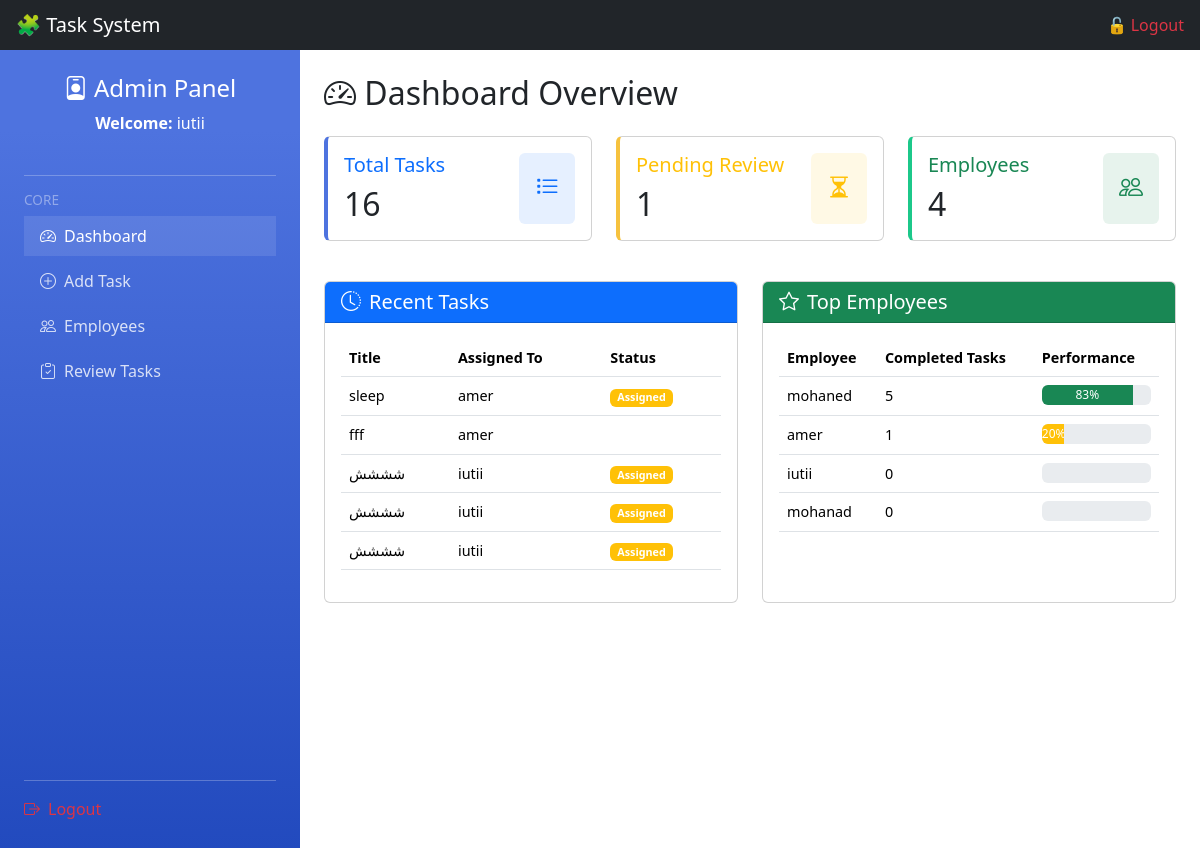
The page /views/admin/dashboard.php (signed in) on the database its author committed.
### tables this page shows
CREATE TABLE `tasks` (
  `id` int(11) NOT NULL,
  `title` varchar(255) NOT NULL,
  `description` text DEFAULT NULL,
  `assigned_to` int(11) DEFAULT NULL,
  `created_by` int(11) DEFAULT NULL,
  `status` enum('assigned','in_progress','pending_review','accepted','rejected','completed') DEFAULT 'assigned',
  `due_date` date DEFAULT NULL,
  `created_at` timestamp NOT NULL DEFAULT current_timestamp(),
  `refusal_comment` text DEFAULT NULL,
  `employee_status` varchar(50) DEFAULT NULL
);

CREATE TABLE `users` (
  `id` int(11) NOT NULL,
  `name` varchar(255) NOT NULL,
  `email` varchar(255) NOT NULL,
  `password` varchar(255) NOT NULL,
  `role` enum('admin','employee','user') DEFAULT 'employee',
  `created_at` timestamp NOT NULL DEFAULT current_timestamp(),
  `phone` varchar(20) DEFAULT NULL,
  `gender` enum('male','female') DEFAULT 'male',
  `remember_token` varchar(64) DEFAULT NULL
);

### models/task.php (called while the page is built, shortened)
<?php
class task {
    private $conn;
    public function __construct($dbConnection) {
        $this->conn = $dbConnection;
    }
    public function getTotalTasksCount() {
        $stmt = $this->conn->query("SELECT COUNT(*) FROM tasks");
        return (int) $stmt->fetchColumn();
    }
    public function getPendingReviewCount() {
        $stmt = $this->conn->query("SELECT COUNT(*) FROM tasks WHERE status = 'pending_review'");
        return (int) $stmt->fetchColumn();
    }
public function getRecentTasks($limit = 5) {
    $stmt = $this->conn->prepare("
        SELECT t.*, u.name as employee_name
        FROM tasks t
        JOIN users u ON t.assigned_to = u.id
        ORDER BY t.created_at DESC
        LIMIT :limit
    ");
    $stmt->bindValue(':limit', $limit, PDO::PARAM_INT);
    $stmt->execute();
    return $stmt->fetchAll(PDO::FETCH_ASSOC);
}
}

### models/user.php (called while the page is built, shortened)
<?php
class user{
    private $conn;
    public function __construct($dbConnection) {
        $this->conn = $dbConnection;
    }
    public function getEmployeeCount() {
        $stmt = $this->conn->query("SELECT COUNT(*) FROM users WHERE role = 'employee'");
        return (int) $stmt->fetchColumn();
    }
    public function getMostActiveEmployees($limit = 5) {
    $stmt = $this->conn->query("
        SELECT u.id, u.name,
            COUNT(t.id) as total_tasks,
            SUM(CASE WHEN t.status = 'completed' THEN 1 ELSE 0 END) as completed_tasks
        FROM users u
        LEFT JOIN tasks t ON u.id = t.assigned_to
        WHERE u.role = 'employee'
        GROUP BY u.id
        ORDER BY completed_tasks DESC
        LIMIT $limit
    ");
    return $stmt->fetchAll(PDO::FETCH_ASSOC);
}
}
?>

### views/admin/dashboard.php (the view, shortened to what this page needs)
<?php
require_once '../../config/db.php';
require_once '../../models/task.php';
require_once '../../models/user.php';
require_once '../../includes/header.php';
$taskModel = new Task($conn);
$userModel = new User($conn);
$reviewCount = $taskModel->getPendingReviewCount();
$totalTasks = $taskModel->getTotalTasksCount();
$employeeCount = $userModel->getEmployeeCount();
$recentTasks = $taskModel->getRecentTasks(5);
$activeEmployees = $userModel->getMostActiveEmployees(5);
?>
<!DOCTYPE html>
<html lang="en">
<head>
    <link href="../../assets/bootstrap-5.3.3-dist/css/bootstrap.min.css" rel="stylesheet">
    <link rel="stylesheet" href="https://cdn.jsdelivr.net/npm/bootstrap-icons@1.10.0/font/bootstrap-icons.css">
</head>
<body>
<div class="container-fluid">
    <div class="row">
        <div class="col-md-3 sidebar text-white vh-100 p-4">
            <div class="d-flex flex-column h-100">
                <div class="mb-4 text-center">
                    <h4><i class="bi bi-person-badge"></i> Admin Panel</h4>
                    <p class="mb-0"><strong>Welcome:</strong> <?= htmlspecialchars($_SESSION['user_name']) ?></p>
                </div>
                <hr class="bg-light">
                <div class="mb-3">
                    <h6 class="sidebar-heading">CORE</h6>
                    <ul class="nav flex-column">
                        <li class="nav-item">
                            <a href="dashboard.php" class="nav-link active"><i class="bi bi-speedometer2 me-2"></i>Dashboard</a>
                        </li>
                        <li class="nav-item">
                            <a href="add-tasks.php" class="nav-link"><i class="bi bi-plus-circle me-2"></i>Add Task</a>
                        </li>
                        <li class="nav-item">
                            <a href="view-employees.php" class="nav-link"><i class="bi bi-people me-2"></i>Employees</a>
                        </li>
                        <li class="nav-item">
                            <a href="review-tasks.php" class="nav-link"><i class="bi bi-clipboard-check me-2"></i>Review Tasks</a>
                        </li>
                    </ul>
                </div>
                <div class="mt-auto">
                    <hr class="bg-light">
                    <a href="../../public/logout.php" class="nav-link text-danger"><i class="bi bi-box-arrow-right me-2"></i>Logout</a>
                </div>
            </div>
        </div>
        <div class="col-md-9 p-4">
            <h2 class="mb-4"><i class="bi bi-speedometer2"></i> Dashboard Overview</h2>
            <div class="row mb-4">
                <div class="col-md-4 mb-3">
                    <div class="card stat-card tasks h-100">
                        <div class="card-body">
                            <div class="d-flex justify-content-between">
                                <div>
                                    <h5 class="card-title text-primary">Total Tasks</h5>
                                    <h2 class="mb-0"><?= $totalTasks ?></h2>
                                </div>
                                <div class="bg-primary bg-opacity-10 p-3 rounded">
                                    <i class="bi bi-list-task text-primary" style="font-size: 1.5rem;"></i>
                                </div>
                            </div>
                        </div>
                    </div>
                </div>
                <div class="col-md-4 mb-3">
                    <div class="card stat-card pending h-100">
                        <div class="card-body">
                            <div class="d-flex justify-content-between">
                                <div>
                                    <h5 class="card-title text-warning">Pending Review</h5>
                                    <h2 class="mb-0"><?= $reviewCount ?></h2>
                                </div>
                                <div class="bg-warning bg-opacity-10 p-3 rounded">
                                    <i class="bi bi-hourglass-split text-warning" style="font-size: 1.5rem;"></i>
                                </div>
                            </div>
                        </div>
                    </div>
                </div>
                <div class="col-md-4 mb-3">
                    <div class="card stat-card employees h-100">
                        <div class="card-body">
                            <div class="d-flex justify-content-between">
                                <div>
                                    <h5 class="card-title text-success">Employees</h5>
                                    <h2 class="mb-0"><?= $employeeCount ?></h2>
                                </div>
                                <div class="bg-success bg-opacity-10 p-3 rounded">
                                    <i class="bi bi-people text-success" style="font-size: 1.5rem;"></i>
                                </div>
                            </div>
                        </div>
                    </div>
                </div>
            </div>
            <div class="row">
                <div class="col-md-6 mb-4">
                    <div class="card h-100">
                        <div class="card-header bg-primary text-white">
                            <h5 class="mb-0"><i class="bi bi-clock-history me-2"></i>Recent Tasks</h5>
                        </div>
                        <div class="card-body">
                            <?php if (empty($recentTasks)): ?>
                                <div class="alert alert-info">No recent tasks found.</div>
                            <?php else: ?>
                                <div class="table-responsive">
                                    <table class="table recent-table">
                                        <thead>
                                            <tr>
                                                <th>Title</th>
                                                <th>Assigned To</th>
                                                <th>Status</th>
                                            </tr>
                                        </thead>
                                        <tbody>
                                            <?php foreach ($recentTasks as $task): ?>
                                                <tr>
                                                    <td><?= htmlspecialchars($task['title']) ?></td>
                                                    <td><?= htmlspecialchars($task['employee_name']) ?></td>
                                                    <td>
                                                        <?php
                                                        $badgeClass = match($task['status']) {
                                                            'completed' => 'success',
                                                            'assigned' => 'warning',
                                                            'pending_review' => 'info',
                                                            'rejected' => 'danger',
                                                            default => 'secondary'
                                                        };
                                                        ?>
                                                        <span class="badge bg-<?= $badgeClass ?>"><?= ucfirst($task['status']) ?></span>
                                                    </td>
                                                </tr>
                                            <?php endforeach; ?>
                                        </tbody>
                                    </table>
                                </div>
                            <?php endif; ?>
                        </div>
                    </div>
                </div>
                <div class="col-md-6 mb-4">
                    <div class="card h-100">
                        <div class="card-header bg-success text-white">
                            <h5 class="mb-0"><i class="bi bi-star me-2"></i>Top Employees</h5>
                        </div>
                        <div class="card-body">
                            <?php if (empty($activeEmployees)): ?>
                                <div class="alert alert-info">No employee data available.</div>
                            <?php else: ?>
                                <div class="table-responsive">
                                    <table class="table recent-table">
                                        <thead>
                                            <tr>
                                                <th>Employee</th>
                                                <th>Completed Tasks</th>
                                                <th>Performance</th>
                                            </tr>
                                        </thead>
                                        <tbody>
                                            <?php foreach ($activeEmployees as $employee): ?>
                                                <tr>
                                                    <td><?= htmlspecialchars($employee['name']) ?></td>
                                                    <td><?= $employee['completed_tasks'] ?></td>
                                                    <td>
                                                        <?php
                                                        $progress = min(100, ($employee['completed_tasks'] / max(1, $employee['total_tasks']))) * 100;
                                                        $progressClass = $progress > 75 ? 'success' : ($progress > 50 ? 'info' : 'warning');
                                                        ?>
                                                        <div class="progress" style="height: 20px;">
                                                            <div class="progress-bar bg-<?= $progressClass ?>"
                                                                 role="progressbar"
                                                                 style="width: <?= $progress ?>%"
                                                                 aria-valuenow="<?= $progress ?>"
                                                                 aria-valuemin="0"
                                                                 aria-valuemax="100">
                                                                <?= round($progress) ?>%
                                                            </div>
                                                        </div>
                                                    </td>
                                                </tr>
                                            <?php endforeach; ?>
                                        </tbody>
                                    </table>
                                </div>
                            <?php endif; ?>
                        </div>
                    </div>
                </div>
            </div>
        </div>
    </div>
</div>
</body>
</html>

### includes/header.php (shortened to what this page needs)
<!DOCTYPE html>
<html lang="en">
<head>
    <link href="/assets/bootstrap-5.3.3-dist/css/bootstrap.min.css" rel="stylesheet">
</head>
<body>
<nav class="navbar navbar-dark bg-dark px-3">
    <span class="navbar-brand mb-0 h1">🧩 Task System</span>
    <form action="/employee-task-system/public/logout.php" method="POST" class="ms-auto mb-0">
    <button type="submit" class="btn btn-link nav-link text-danger p-0"
            onclick="return confirm('Are you sure you want to logout?');">
        🔓 Logout
    </button>
</form>
</nav>

### views/admin/dashboard.php (style rules this page uses)
.stat-card { transition: transform 0.3s; border-left: 4px solid; }
.stat-card.tasks { border-left-color: #4e73df; }
.stat-card.pending { border-left-color: #f6c23e; }
.stat-card.employees { border-left-color: #1cc88a; }
.recent-table { font-size: 0.9rem; }
.sidebar { background: linear-gradient(180deg, #4e73df 10%, #224abe 100%); }
.sidebar .nav-link { color: rgba(255, 255, 255, 0.8); margin-bottom: 5px; }
.sidebar .nav-link:hover, .sidebar .nav-link.active { color: #fff; background-color: rgba(255, 255, 255, 0.1); }
.sidebar-heading { color: rgba(255, 255, 255, 0.4); font-size: 0.85rem; }

### rows shown on the page
tasks: title "sleep", assigned_to.name "amer", status "Assigned"
tasks: title "fff", assigned_to.name "amer"
tasks: title "شششش", assigned_to.name "iutii", status "Assigned"
tasks: title "شششش", assigned_to.name "iutii", status "Assigned"
tasks: title "شششش", assigned_to.name "iutii", status "Assigned"
users: name "mohaned", completed_tasks "5", $progress 83.333333333333 (drawn), progress "83"
users: name "amer", completed_tasks "1", progress "20"
users: name "iutii", completed_tasks "0"
users: name "mohanad", completed_tasks "0"

### other values the page prints
$_SESSION['user_name'] "iutii"
$totalTasks "16"
$reviewCount "1"
$employeeCount "4"
